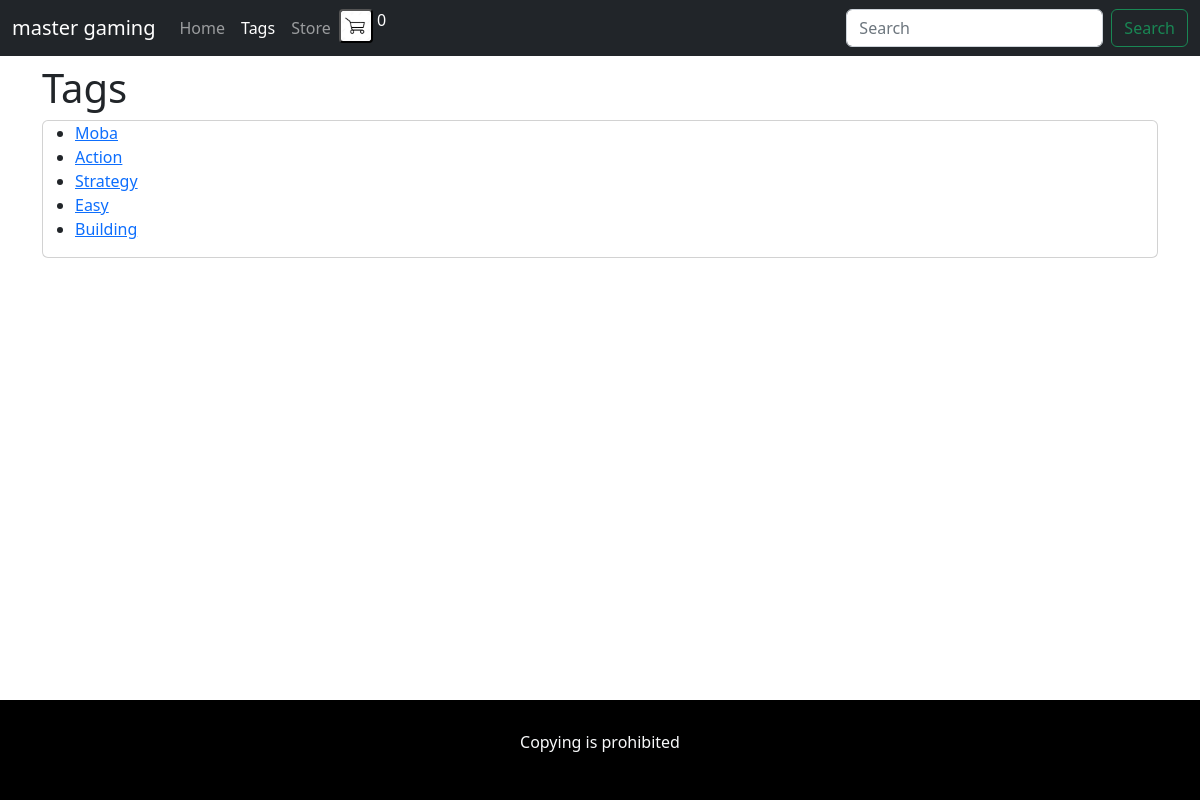
The page /tags/ on the database as committed earlier.
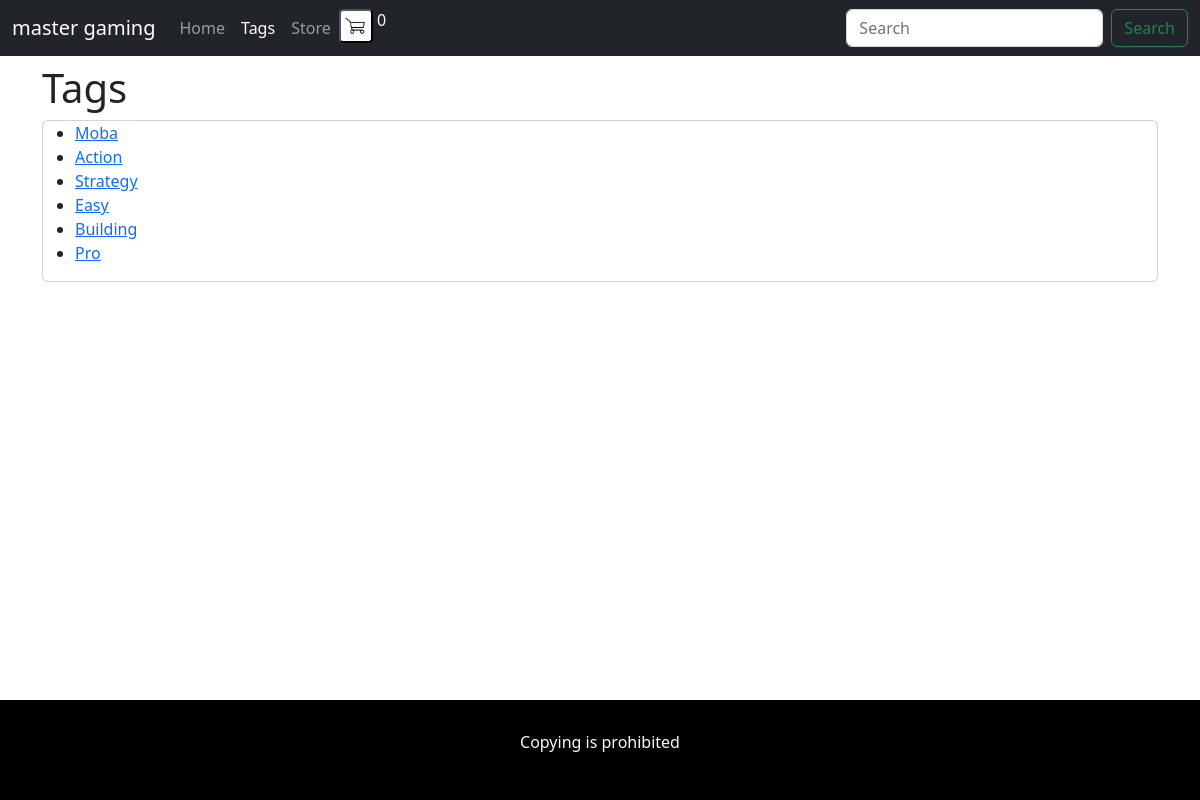
The same page on the database as committed later.
### blog/models.py (models this page shows, shortened)
class Tag(models.Model):
    title = models.CharField(max_length=50,db_index=True)
    slug = models.SlugField(max_length=50,unique=True)
    def get_absolute_url(self):
        return reverse('tag_detail_url', kwargs={'slug':self.slug})

### blog/views.py (the view)
# urls.py: path('tags/',tags_list,name='tags_list_url'),
def tags_list(request):
    tags=Tag.objects.all()
    return render(request, 'blog/tags_list.html', context={'tags': tags})

### blog/templates/blog/tags_list.html (shortened to what this page needs)
{% extends 'blog/base_blog.html' %}
{% block content %}
<h1>Tags</h1>
<div class="card mb-3">
    <ul>
        {% for tag in tags %}
        <li><a href="{{ tag.get_absolute_url }}">{{ tag.title }}</a></li>
        {% endfor%}
    </ul>
</div>
{% endblock %}

Rows that differ between the two databases and show on the page:
added Tag: title "Pro"
